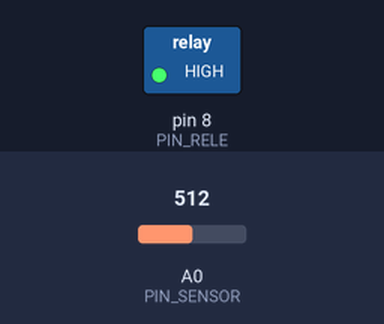
This sketch was run on a simulated Arduino Uno, built with avr-gcc and run on an emulated ATmega328P. Shown: switched loads named in the sketch (green lamp = pin HIGH). The test bench sets the inputs (shaded band); at power-on: A0 (PIN_SENSOR) = 512. What the sketch prints to the serial monitor is not drawn.

Above: at 1.2 s.
1.3 s: A0 (PIN_SENSOR) set to 727
4.5 s: A0 (PIN_SENSOR) set to 757
Timing chart, 0 to 7.5 s (numbered marks = the images above; inputs shaded):
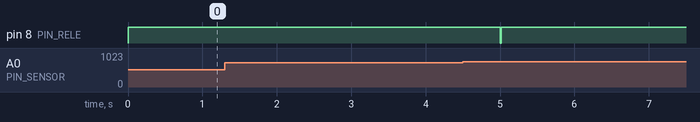

The sketch:

nodo_sensor.ino
```cpp
// ============================================================
// NODO SENSOR: mide la humedad del suelo y controla la bomba.
// Envía cada lectura por Bluetooth (HC-05 esclavo) y obedece
// solo comandos validados (checksum, formato y rango).
// ============================================================
#include <SoftwareSerial.h>

// ---------- Pines ----------
const byte PIN_SENSOR = A0;   // salida analógica (AO) del YL-69
const byte PIN_RELE   = 8;    // relé que conmuta la bomba
const byte BT_RX      = 10;   // va al TX del HC-05
const byte BT_TX      = 11;   // va al RX del HC-05, con divisor de voltaje
SoftwareSerial bt(BT_RX, BT_TX);

// La mayoría de los módulos relé se activan con LOW. Si el tuyo
// activa con HIGH, cambia esto a false.
const bool RELE_ACTIVO_BAJO = true;

// ---------- Calibración y límites ----------
const int RAW_SECO   = 1000;  // lectura con el sensor al aire (seco); ajústala a tu sensor
const int RAW_HUMEDO = 350;   // lectura con el sensor en agua; ajústala a tu sensor
const int UMBRAL_MIN = 10;    // % mínimo aceptado para el umbral
const int UMBRAL_MAX = 90;    // % máximo aceptado para el umbral
const int HISTERESIS = 5;     // evita que la bomba prenda y apague sin parar cerca del umbral

const unsigned long PERIODO_LECTURA   = 1000;  // ms entre lecturas
const unsigned long LIMITE_SIN_ENLACE = 5000;  // ms sin latido del nodo control

// ---------- Estado ----------
int  umbralPct       = 40;     // riega si la humedad baja de este valor
bool modoManual      = false;
bool bombaManual     = false;  // lo que pidió el operador en modo manual
bool bombaEncendida  = false;  // estado real de la bomba
bool enlaceCaido     = false;
unsigned long ultimaLectura  = 0;
unsigned long ultimoContacto = 0;

// Buffer de recepción con largo máximo: evita desbordamientos de memoria
char comando[24];
byte largo = 0;
bool recibiendo = false;

// XOR de todos los caracteres: si un byte cambia en el aire, no calza.
byte checksum(const char *texto) {
  byte cs = 0;
  for (const char *p = texto; *p; p++) cs ^= *p;
  return cs;
}

// Arma "$contenido*CS" y la manda por Bluetooth (y copia al Monitor Serie).
void enviar(const char *contenido) {
  char trama[32];
  snprintf(trama, sizeof(trama), "$%s*%02X", contenido, checksum(contenido));
  bt.println(trama);
  Serial.println(trama);
}

// Rechaza un mensaje: lo deja registrado y avisa al nodo control.
// No ejecuta ningún comando.
void rechazar(const char *motivo, const char *detalle) {
  Serial.print(F("[RECHAZADO] "));
  Serial.print(motivo);
  Serial.print(F(": "));
  Serial.println(detalle);
  char msg[20];
  snprintf(msg, sizeof(msg), "ER,%s", motivo);
  enviar(msg);
}

// Enciende o apaga la bomba respetando el tipo de relé.
void ponerBomba(bool encender) {
  bombaEncendida = encender;
  bool nivel = RELE_ACTIVO_BAJO ? !encender : encender;
  digitalWrite(PIN_RELE, nivel ? HIGH : LOW);
}

// Devuelve la humedad en % (0-100), o -1 si el sensor parece desconectado.
int leerHumedadPct() {
  int raw = analogRead(PIN_SENSOR);
  if (raw < 5) return -1;  // casi 0: sensor desconectado o en corto
  long pct = map(raw, RAW_SECO, RAW_HUMEDO, 0, 100);  // más húmedo = lectura más baja
  return (int)constrain(pct, 0, 100);
}

bool esHexa(const char *texto) {
  return strlen(texto) == 2 && isxdigit(texto[0]) && isxdigit(texto[1]);
}

// Llega por ejemplo "U,40*7D", ya sin el carácter de inicio '#'.
void procesarComando(char *linea) {
  char *asterisco = strchr(linea, '*');
  if (asterisco == NULL) { rechazar("FORMATO", linea); return; }
  *asterisco = '\0';
  const char *recibido = asterisco + 1;

  // Defensa 1: integridad. Si el checksum no calza, no se obedece.
  if (!esHexa(recibido) || (byte)strtol(recibido, NULL, 16) != checksum(linea)) {
    rechazar("CHECKSUM", linea);
    return;
  }

  // Trama válida: el nodo control sigue vivo.
  ultimoContacto = millis();
  enlaceCaido = false;

  if (strcmp(linea, "P") == 0) return;  // latido, no se responde

  // Defensa 2: solo 4 comandos permitidos (permisos mínimos, ISA/IEC 62443).
  if (strcmp(linea, "A") == 0) {
    modoManual = false;
    enviar("OK,A");
  } else if (strcmp(linea, "M,1") == 0) {
    modoManual = true;
    bombaManual = true;
    enviar("OK,M1");
  } else if (strcmp(linea, "M,0") == 0) {
    modoManual = true;
    bombaManual = false;
    enviar("OK,M0");
  } else if (strncmp(linea, "U,", 2) == 0) {
    char *fin;
    long valor = strtol(linea + 2, &fin, 10);
    // Defensa 3: el valor debe ser un número completo y estar en rango físico.
    if (fin == linea + 2 || *fin != '\0' || valor < UMBRAL_MIN || valor > UMBRAL_MAX) {
      rechazar("RANGO", linea);
      return;
    }
    umbralPct = (int)valor;
    char respuesta[12];
    snprintf(respuesta, sizeof(respuesta), "OK,U%d", umbralPct);
    enviar(respuesta);
  } else {
    rechazar("COMANDO", linea);
  }
}

// Lee los bytes que llegan sin esperar: arma el comando de a un carácter.
void leerBluetooth() {
  while (bt.available()) {
    char c = bt.read();
    if (c == '#') { largo = 0; recibiendo = true; continue; }  // empieza un comando
    if (!recibiendo || c == '\r') continue;
    if (c == '\n') {
      comando[largo] = '\0';
      recibiendo = false;
      procesarComando(comando);
    } else if (largo >= sizeof(comando) - 1) {
      recibiendo = false;  // demasiado largo: se descarta entero
      rechazar("LARGO", "mensaje demasiado largo");
    } else {
      comando[largo++] = c;
    }
  }
}

void setup() {
  // Se fija el nivel "apagado" ANTES de configurar el pin como salida,
  // para que la bomba no dé un golpe al encender el Arduino.
  digitalWrite(PIN_RELE, RELE_ACTIVO_BAJO ? HIGH : LOW);
  pinMode(PIN_RELE, OUTPUT);
  ponerBomba(false);
  Serial.begin(9600);
  bt.begin(9600);
}

void loop() {
  leerBluetooth();  // siempre atento a los comandos, nunca bloquea
  unsigned long ahora = millis();

  // ESTADO SEGURO: sin latido por 5 s -> modo automático y bomba apagada.
  if (!enlaceCaido && ahora - ultimoContacto > LIMITE_SIN_ENLACE) {
    enlaceCaido = true;
    modoManual = false;
    ponerBomba(false);
    enviar("ER,SIN_ENLACE");
  }

  // Lectura periódica con millis(), sin delay().
  if (ahora - ultimaLectura >= PERIODO_LECTURA) {
    ultimaLectura = ahora;
    int humedad = leerHumedadPct();
    bool encender;

    if (enlaceCaido) {
      encender = false;                     // sin enlace: estado seguro
    } else if (modoManual) {
      encender = bombaManual;               // manda el operador
    } else if (humedad < 0) {
      encender = false;                     // sensor con falla: no regar a ciegas
    } else if (humedad < umbralPct) {
      encender = true;                      // suelo seco: riega
    } else if (humedad >= umbralPct + HISTERESIS) {
      encender = false;                     // ya se humedeció: corta
    } else {
      encender = bombaEncendida;            // zona intermedia: mantiene el estado
    }
    ponerBomba(encender);

    char lectura[24];
    snprintf(lectura, sizeof(lectura), "D,%d,%d,%c",
             humedad, bombaEncendida ? 1 : 0, modoManual ? 'M' : 'A');
    enviar(lectura);
  }
}
```

Measured:
- after the input at 1.3 s, every drawn part: stays the same
- after the input at 4.5 s, pin 8 (PIN_RELE): HIGH → LOW after 0.50 s, → HIGH 0.02 s later
